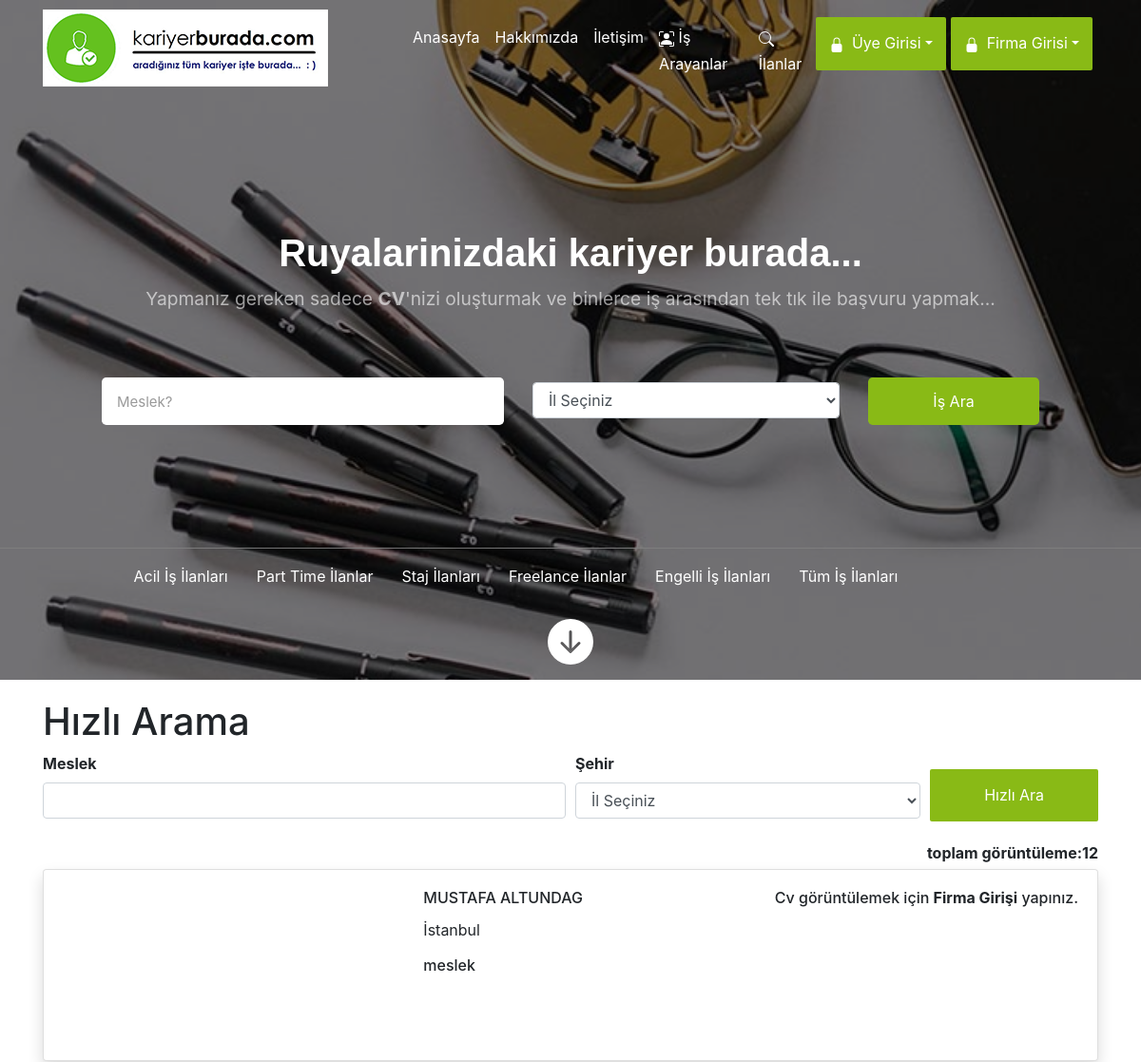
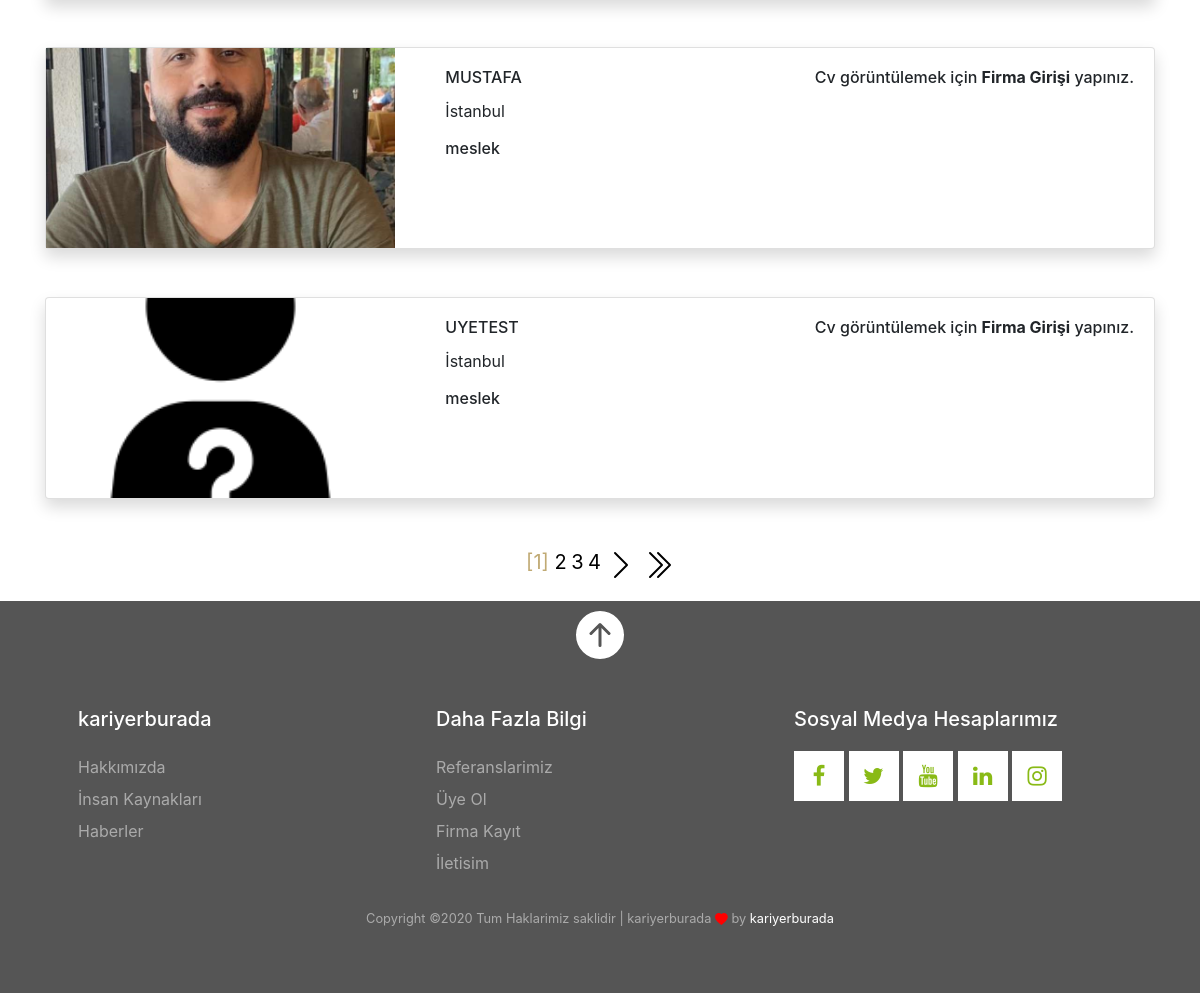
Screenshot of /isarayanlar.php with the database file from the repository (2 pictures, top to bottom).
### tables this page shows
CREATE TABLE `uyecvbilgi` (
  `uyecvno` int(11) NOT NULL,
  `uyecvadisoyadi` varchar(200) DEFAULT NULL,
  `uyecvtcno` varchar(20) DEFAULT NULL,
  `uyecveposta` varchar(200) NOT NULL,
  `uyecvsifre` varchar(200) NOT NULL,
  `uyecvdogumyeri` varchar(50) DEFAULT NULL,
  `uyecvdogumtarihi` date DEFAULT NULL,
  `uyecvanaadi` varchar(50) DEFAULT NULL,
  `uyecvbabaadi` varchar(50) DEFAULT NULL,
  `uyecvadresi` varchar(200) DEFAULT NULL,
  `uyecvsehir` varchar(50) DEFAULT NULL,
  `uyecvtelefonno` varchar(50) DEFAULT NULL,
  `uyecvsonmezunokul` varchar(200) DEFAULT NULL,
  `uyecvsonmezunbolum` varchar(200) DEFAULT NULL,
  `uyecvsoncalisilanis1` varchar(200) DEFAULT NULL,
  `uyecvsoncalisilanis2` varchar(200) DEFAULT NULL,
  `uyecvmeslekunvani` varchar(200) DEFAULT 'meslek',
  `uyercvesim1` longblob DEFAULT NULL,
  `uyecvresim2` varchar(200) DEFAULT 'images/kisiler/person.jpg',
  `uyeecvgitimseviye` varchar(200) DEFAULT NULL,
  `uyecvozetbilgi1` varchar(300) DEFAULT NULL,
  `uyecvozetbilgi2` varchar(200) DEFAULT NULL,
  `uyecvaktiflik` varchar(200) DEFAULT NULL,
  `uyecvsonisayrilmasebebi` varchar(200) DEFAULT NULL,
  `uyecvsonisayrilmatarihi` date DEFAULT NULL,
  `uycvisaramaaktiflik` varchar(200) DEFAULT 'AKTIF',
  `uyecvgoruntulemesayisi` int(11) DEFAULT 0,
  `gizlisoru` varchar(200) NOT NULL,
  `yanit` varchar(200) NOT NULL
);

### isarayanlar.php (the view, shortened to what this page needs)
<?php
include "component/baglanti.php";
	?>
	<!DOCTYPE html>
	<html>
	<head>
		<?php
		include "component/css/css.php";
		?>
	</head>
	<body>
		<header>
			<?php include "component/header.php"; ?>
		</header>
		<main>
			<article>
				<section>
					<div class="container main-kisiler-hover" style="margin-top:20px;">
						<div class="row">
							<div class="col-md-12">
								 <form method="GET" action="isarayanlar.php#git">
								 	<legend><h1>Hızlı Arama</h1></legend>
									  <div class="form-row">
									    <div class="form-group col-md-6">
									      <label for="inputCity"><b>Meslek</b></label>
									      <input type="text" class="form-control"  name="unvan">
									    </div>
									    <div class="form-group col-md-4">
									      <label for="inputState"><b>Şehir</b></label>
									      <select name="sehirler" class="form-control"  >
												<?php
													include "component/sehirler.php";
												?>
											</select>
									    </div>
									    <div class="form-group col-md-2">
											<button type="submit" class="loginbuton" style="width: 100%;margin-top: 18px;" >Hızlı Ara</button>
									    </div>
									  </div>
									</form>
							</div>
						</div>
						<div class="row">
							<?php
							$unvan=$_GET["unvan"];
							$sehirler=$_GET["sehirler"];
							$sayfada = 3;
							$sorgu1 = mysqli_query($baglan,"SELECT COUNT(*) AS toplam FROM uyecvbilgi where uyecvmeslekunvani like '%$unvan%' and uyecvsehir like '%$sehirler%'");
							$sonuc1 = mysqli_fetch_assoc($sorgu1);
							$toplam_icerik = $sonuc1['toplam'];
							$toplam_sayfa = ceil($toplam_icerik / $sayfada);
							$sayfa = isset($_GET['sayfa']) ? (int) $_GET['sayfa'] : 1;
							$limit = ($sayfa - 1) * $sayfada;
								$sql = "select * from uyecvbilgi where uyecvmeslekunvani like '%$unvan%' and uyecvsehir like '%$sehirler%'  order by uyecvno desc  limit $limit,$sayfada ";
								$sorgu=mysqli_query($baglan,$sql);
							echo "<div class=container><div class=row><div class=col-md-12 ><span style=float:right;font-weight:bold;margin-bottom:5px;>toplam görüntüleme:$toplam_icerik</span></div></div></div>";
								while( $sonuc=mysqli_fetch_assoc($sorgu))
								{
							?>
							<div class="col-md-12">
									<div class="card shadow mb-5 shadow mb-5">
										<div class="row">
											<div class="col-md-4">
												<div style="width:100%;
											background-image: url('<?php echo $sonuc['uyecvresim2'] ?>');
											background-position: center center;
											height: 200px;
											background-repeat: no-repeat;
											background-size: cover;
											">
											</div>
											</div>
											<div class="col-md-8">
												<div class="card-body">
													<h6 class="card-title"><?php echo mb_strtoupper($sonuc['uyecvadisoyadi']) ?>
														<?php
															if($_SESSION["login"]=="firma"){
														?>
														<span>
															<form method="post" action="">
																<button id="test" class="loginbuton" style="float: right; " name="cvgoruntule" onclick="window.open('cvgoster.php?id=<?php echo $sonuc['uyecvno']?>#git')"  >CV Görüntüle</button>
															</form>
														</span>
														<?php
														 }
														 else
														 {
														 	echo "<span style=float:right;>Cv görüntülemek için <b>Firma Girişi</b> yapınız. </span>";
														 }
														?>
													</h6>
													<p class="card-text"><?php echo $sonuc['uyecvsehir'] ?></p>
													<h6 class="card-title"><?php echo $sonuc['uyecvmeslekunvani'] ?></h6>
												</div>
											</div>
										</div>
									</div>
							</div>
							<?php
								}
							?>
						</div>
						<div class="row">
							<div class="col-md-12" style="text-align: center;padding-bottom: 20px;color: #C0AA74;">
								<?php
		 							$sayfa_goster = 11;
		 							$en_az_orta = ceil($sayfa_goster/2);
									$en_fazla_orta = ($toplam_sayfa+1) - $en_az_orta;
									$sayfa_orta = $sayfa;
									if($sayfa_orta < $en_az_orta) $sayfa_orta = $en_az_orta;
									if($sayfa_orta > $en_fazla_orta) $sayfa_orta = $en_fazla_orta;
									$sol_sayfalar = round($sayfa_orta - (($sayfa_goster-1) / 2));
									$sag_sayfalar = round((($sayfa_goster-1) / 2) + $sayfa_orta);
									if($sol_sayfalar < 1) $sol_sayfalar = 1;
										for($s = $sol_sayfalar; $s <= $sag_sayfalar; $s++) {
											    if($sayfa == $s) {
											        echo '<span style=font-size:20px;>[' . $s . '] </span>';
											    } else {
											        echo '<a href="?sayfa='.$s.'#git" style=font-size:20px;>'.$s.'</a> ';
											    }
											}
											if($sayfa != $toplam_sayfa) echo ' <a href="?unvan='.$unvan.'&sehirler='.$sehirler.'&sayfa='.($sayfa+1).'#git"><svg width="2em" height="2em" viewBox="0 0 16 16" class="bi bi-chevron-right" fill="currentColor" xmlns="http://www.w3.org/2000/svg">
											  <path fill-rule="evenodd" d="M4.646 1.646a.5.5 0 0 1 .708 0l6 6a.5.5 0 0 1 0 .708l-6 6a.5.5 0 0 1-.708-.708L10.293 8 4.646 2.354a.5.5 0 0 1 0-.708z"/>
											</svg></a> ';
											if($sayfa != $toplam_sayfa) echo ' <a href="?unvan='.$unvan.'&sehirler='.$sehirler.'&sayfa='.$toplam_sayfa.'#git"><svg width="2em" height="2em" viewBox="0 0 16 16" class="bi bi-chevron-double-right" fill="currentColor" xmlns="http://www.w3.org/2000/svg">
										  <path fill-rule="evenodd" d="M3.646 1.646a.5.5 0 0 1 .708 0l6 6a.5.5 0 0 1 0 .708l-6 6a.5.5 0 0 1-.708-.708L9.293 8 3.646 2.354a.5.5 0 0 1 0-.708z"/>
										  <path fill-rule="evenodd" d="M7.646 1.646a.5.5 0 0 1 .708 0l6 6a.5.5 0 0 1 0 .708l-6 6a.5.5 0 0 1-.708-.708L13.293 8 7.646 2.354a.5.5 0 0 1 0-.708z"/>
										</svg></a>';
									?>
							</div>
						</div>
					</div>
				</section>
			</article>
		</main>
		<footer>
			<?php
			include "component/footer.php";
			?>
		</footer>
	</body>
	</html>

### component/css/still.css (style rules this page uses)
html { scroll-behavior: smooth; }
header { font-weight: 400; font-size: 1rem; line-height: 1.7; }
footer { background-color:#555555; }
.loginbuton { background-color: #89ba16; color: white; border-radius: 2px; padding:14px 14px; border: none; cursor: pointer; width: auto; margin-right: 5px; margin-bottom: 5px; font-weight: 400; font-size: 1rem; line-height: 1.7; }
.main-kisiler-hover a { color: black; text-decoration: none; cursor: pointer; z-index: 2; position: relative; }
.main-kisiler-hover { z-index: 2; position: relative; }

### component/css/print.css (style rules this page uses)
header { display: none; }
footer { display: none; }

### rows the page displays
uyecvbilgi: uyecvadisoyadi "MUSTAFA ALTUNDAG", uyecvsehir "İstanbul", uyecvmeslekunvani "meslek"
uyecvbilgi: uyecvresim2 (picture), uyecvadisoyadi "MUSTAFA", uyecvsehir "İstanbul", uyecvmeslekunvani "meslek"
uyecvbilgi: uyecvresim2 (picture), uyecvadisoyadi "UYETEST", uyecvsehir "İstanbul", uyecvmeslekunvani "meslek"

### other values shown
$toplam_icerik "12"
